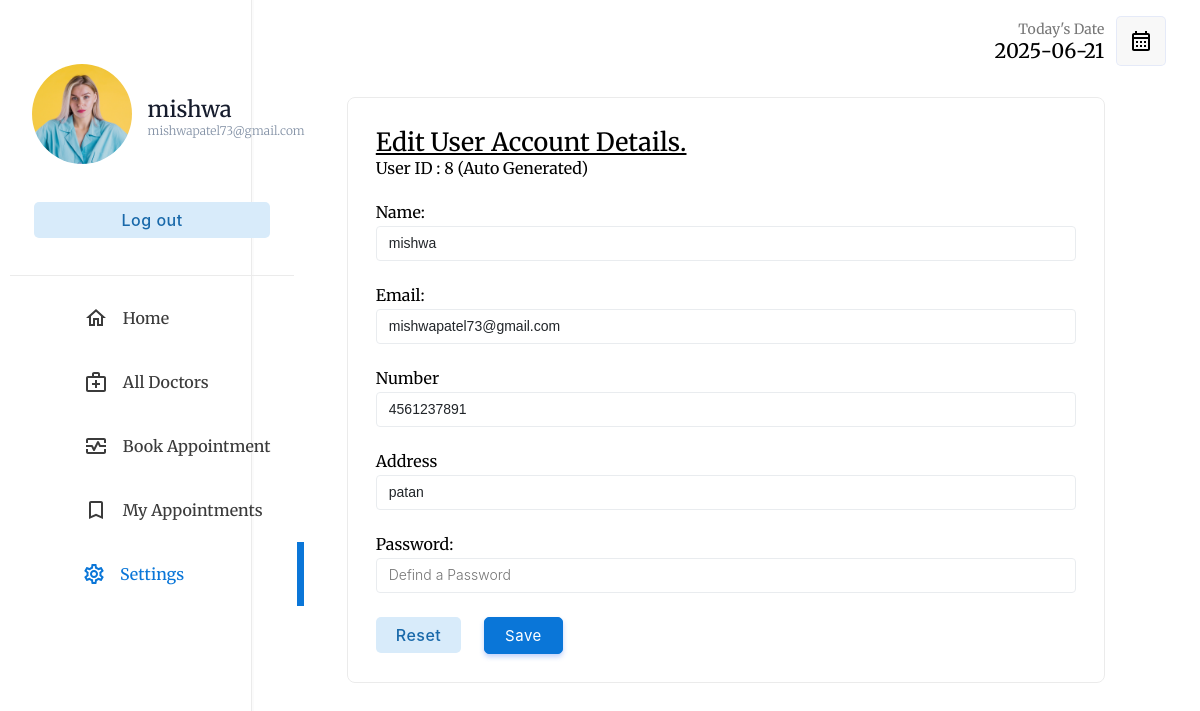
/php/patient/editaccount.php (signed in), run on the app's committed database.
### tables this page shows
CREATE TABLE IF NOT EXISTS `patient` (
  `PID` int NOT NULL AUTO_INCREMENT,
  `PPHOTO` longblob,
  `PNAME` varchar(35) NOT NULL,
  `PPASSWORD` varchar(20) NOT NULL,
  `PEMAIL` varchar(35) NOT NULL,
  `PGENDER` varchar(10) NOT NULL,
  `PNUMBER` varchar(10) NOT NULL,
  `PADDRESS` varchar(50) NOT NULL,
  `PBLOOD_GROUP` varchar(3) NOT NULL,
  `PDATE_OF_BIRTH` date NOT NULL,
  PRIMARY KEY (`PID`)
);

### php/patient/editaccount.php (the view, shortened to what this page needs)
<!DOCTYPE html>
<html lang="en">
<head>
    <link rel="stylesheet" type="text/css" href="../../css/patient/index.css">
</head>
<body>
    <?php
    if (isset($_SESSION["userid"])) {
        if (($_SESSION["userid"]) == "" or $_SESSION['usertype'] != 'PATIENT') {
            header("location: ../login.php");
        } else {
            $userid = $_SESSION["userid"];
        }
    } else {
        header("location: ../login.php");
    }
    include("../database_connection.php");
    $query = "SELECT * FROM patient WHERE PID='$userid'";
    $patient = $db->query($query);
    $patienttb = $patient->fetch_assoc();
    $username = $patienttb["PNAME"];
    $useremail = $patienttb['PEMAIL'];
    $usernumber = $patienttb['PNUMBER'];
    $useraddress = $patienttb['PADDRESS'];
    ?>
    <div class="container">
        <div class="menu">
            <table class="menu-container" border="0">
                <tr>
                    <td style="padding:10px" colspan="2">
                        <table border="0" class="profile-container">
                            <tr>
                                <td width="30%" style="padding-left:20px">
                                    <a href="photo.php"> <img src='../../assets/images/pimage/<?php echo $patienttb['PPHOTO']; ?>' width='100' style="border-radius:50%"></a>
                                </td>
                                <td style="padding:0px;margin:0px;">
                                    <p class="profile-title"><?php echo $patienttb['PNAME']; ?></p>
                                    <p class="profile-subtitle" style="font-size: 12px;"><?php echo $patienttb['PEMAIL'] ?></p>
                                </td>
                            </tr>
                            <tr>
                                <td colspan="2">
                                    <a href="../logout.php"><input type="button" value="Log out" class="logout-btn btn-primary-soft btn"></a>
                                </td>
                            </tr>
                        </table>
                    </td>
                </tr>
                <tr class="menu-row">
                    <td class="menu-btn menu-icon-home ">
                        <a href="index.php" class="non-style-link-menu ">
                            <div>
                                <p class="menu-text">Home</p>
                        </a>
        </div></a>
        <tr class="menu-row">
            <td class="menu-btn menu-icon-doctor">
                <a href="alldoctors.php" class="non-style-link-menu">
                    <div>
                        <p class="menu-text">All Doctors</p>
                </a>
    </div>
    <tr class="menu-row">
        <td class="menu-btn menu-icon-session">
            <a href="booking.php" class="non-style-link-menu">
                <div>
                    <p class="menu-text">Book Appointment</p>
                </div>
            </a>
        </td>
    </tr>
    <tr class="menu-row">
        <td class="menu-btn menu-icon-appoinment">
            <a href="myappointments.php" class="non-style-link-menu">
                <div>
                    <p class="menu-text">My Appointments</p>
            </a></div>
        </td>
    </tr>
    <tr class="menu-row">
        <td class="menu-btn menu-icon-settings  menu-active menu-icon-settings-active">
            <a href="settings.php" class="non-style-link-menu  non-style-link-menu-active">
                <div>
                    <p class="menu-text">Settings</p>
            </a></div>
        </td>
    </tr>
    <div class="dash-body" style="margin-top: 15px">
        <table border="0" width="100%" style=" border-spacing: 0;margin:0;padding:0;">
            <tr>
                <td>
                </td>
                <td width="15%">
                    <p style="font-size: 14px;color: rgb(119, 119, 119);padding: 0;margin: 0;text-align: right;">
                        Today's Date
                    </p>
                    <p class="heading-sub12" style="padding: 0;margin: 0;">
                        <?php
                        $today = date('Y-m-d');
                        echo $today;
                        ?>
                    </p>
                </td>
                <td width="10%">
                    <button class="btn-label" style="display: flex;justify-content: center;align-items: center;"><img src="../../assets/img/calendar.svg" width="100%"></button>
                </td>
            </tr>
        </table>
        <center>
            <div style="display: flex;justify-content: center;">
                <table width="80%" class="sub-table scrolldown add-doc-form-container" border="0">
                    <tr>
                        <td>
                            <p style="padding: 0;margin: 0;text-align: left;font-size: 25px;font-weight: 500;"><u>Edit User Account Details.</u></p>
                            User ID : <?php echo $userid; ?> (Auto Generated)<br><br>
                        </td>
                    </tr>
                    <tr>
                        <td class="label-td" colspan="2">
                            <form action="edit_user_account_detail.php" method="POST" class="add-new-form">
                                <label for="name" class="form-label">Name: </label>
                        </td>
                    </tr>
                    <tr>
                        <td class="label-td" colspan="2">
                            <input type="text" name="name" class="input-text" placeholder="Name" value="<?php echo $username; ?>" required><br>
                        </td>
                    </tr>
                    <tr>
                        <td class="label-td" colspan="2">
                            <label for="email" class="form-label">Email: </label>
                        </td>
                    </tr>
                    <tr>
                        <td class="label-td" colspan="2">
                            <input type="email" name="email" class="input-text" placeholder="Email Address" value="<?php echo $useremail; ?>" required><br>
                        </td>
                    </tr>
                    <tr>
                        <td class="label-td" colspan="2">
                            <label for="number" class="form-label">Number </label>
                        </td>
                    </tr>
                    <tr>
                        <td class="label-td" colspan="2">
                            <input type="tel" name="number" class="input-text" pattern="[0-9]{10}" placeholder="Number" value="<?php echo $usernumber; ?>" required><br>
                        </td>
                    </tr>
                    <tr>
                        <td class="label-td" colspan="2">
                            <label for="spec" class="form-label">Address</label>
                        </td>
                    </tr>
                    <tr>
                        <td class="label-td" colspan="2">
                            <input type="text" name="address" class="input-text" placeholder="Address" value="<?php echo $useraddress; ?>" required><br>
                        </td>
                    </tr>
                    <tr>
                        <td class="label-td" colspan="2">
                            <label for="password" class="form-label">Password: </label>
                        </td>
                    </tr>
                    <tr>
                        <td class="label-td" colspan="2">
                            <input type="password" name="password" class="input-text" placeholder="Defind a Password" required><br>
                        </td>
                    </tr>
                    <tr>
                        <td colspan="2">
                            <input type="reset" value="Reset" class="login-btn btn-primary-soft btn">&nbsp;&nbsp;&nbsp;&nbsp;&nbsp;
                            <input type="submit" value="Save" name="updatedetail" class="login-btn btn-primary btn">
                        </td>
                    </tr>
                </table>
            </div>
        </center>
    </div>
</body>
</html>

### css/patient/index.css (style rules this page uses)
:root { --primarycolor: #0A76D8; --primarycolorhover: #006dd3; --btnice:#D8EBFA; --btnnicetext:#1b62b3; }
body { font-family: "Merriweather", sans-serif; background-repeat: no-repeat; background-attachment: fixed; background-size: cover; height: 100%; }
html, body { height: 100%; margin: 0; }
a { color: #1977cc; text-decoration: none; }
.input-text { border-radius: 4px; border: 0.5px solid rgb(226, 226, 226); padding: 10px; width: 92%; transition: 0.2s; outline: none; }
.input-text { border: 1px solid #e9ecef; font-size: 14px; line-height: 26px; background-color: #fff; display: block; width: 100%; padding: .375rem .75rem; font-weight: 300; line-height: 1.5; color: #212529; background-color: #fff; background-clip: padding-box; -webkit-appearance: none; -moz-appearance: none; appearance: none; border-radius: .25rem; transition: border-color .15s ease-in-out,box-shadow .15s ease-in-out; }
.input-text::placeholder { font-family: 'Inter', sans-serif; }
.btn { cursor: pointer; padding: 8px 20px; outline: none; text-decoration: none; font-size: 15px; letter-spacing: 0.5px; transition: all 0.3s; border-radius: 5px; font-family: 'Inter', sans-serif; }
.btn-primary { background-color: var(--primarycolor) ; border: 1px solid var(--primarycolor) ; color: #fff ; box-shadow: 0 3px 5px 0 rgba(57,108,240,0.3); }
.btn-primary-soft { background-color: #D8EBFA ; color: #1969AA; font-weight: 500; font-size: 16px; border: none; }
.btn-label { margin-left: 10px; padding: 12px 12px; outline: none; text-decoration: none; font-size: 15px; letter-spacing: 0.5px; transition: all 0.3s; border-radius: 5px; background-color: #f0f0f073; border: 1px solid rgba(57,108,240,0.1) ; font-family: 'Inter', sans-serif; }
.sub-table { border: 1px solid #ebebeb; border-radius: 8px; }
.menu-btn { padding:6px; color: #3b3b3b; background-position: 30% 50%; background-repeat: no-repeat; transition: 0.5s; }
.menu-text { padding-left: 40%; font-weight: 500; font-size: 16px; }
.menu-active { color: var(--primarycolor); border-right: 7px solid var(--primarycolor); background-color: var(); }
.non-style-link-menu:link, .non-style-link-menu:visited, .non-style-link-menu:active { text-decoration: none; color: #3b3b3b; }
.non-style-link-menu-active:link, .non-style-link-menu-active:visited, .non-style-link-menu-active:active { text-decoration: none; color: var(--primarycolor); }
.menu-icon-doctor { background-image: url('../../assets/img/icons/doctors.svg'); }
.menu-icon-appoinment { background-image: url('../../assets/img/icons/book.svg'); }
.menu-icon-settings { background-image: url('../../assets/img/icons/settings.svg'); }
.menu-icon-session { background-image: url('../../assets/img/icons/session.svg'); }
.menu-icon-home { background-image: url('../../assets/img/icons/home.svg'); }
.menu-icon-settings:hover,.menu-icon-settings-active { color: var(--primarycolor); background-image: url('../../assets/img/icons/settings-iceblue.svg'); }
.container { display: flex; flex-wrap: wrap; height: 100vh; }
.menu { border-right: 1.5px solid rgb(235, 235, 235); width: 21%; height: 100vh; box-shadow: 0 0px 0px 2px rgba(240, 240, 240, 0.3); }
.dash-body { width: 79%; height: 100vh; }
.menu-container { width: 100%; border-spacing: 0; }
.profile-title { font-weight: 500; color: #161c2d; font-size: 22px; margin: 0; text-align: left; padding-left: 8%; }
.profile-subtitle { font-weight: 300; color: #8492a6; font-size: 15px; margin: 0; text-align: left; padding-left: 8%; }
.logout-btn { margin-top: 30px; width: 85%; }
.profile-container { border-bottom: 1.5px solid rgb(235, 235, 235); padding-top: 18%; padding-bottom: 12%; text-align: center; }
.heading-sub12 { font-weight: 500; font-size: 20px; text-align: right; }
.add-doc-form-container { padding: 25px; margin-top: 30px; }

### data on the page
patient: PPHOTO (picture), PNAME "mishwa", PEMAIL "mishwapatel73@gmail.com", name "mishwa", email "mishwapatel73@gmail.com", number "4561237891", address "patan"

### other printed values
$userid "8"
